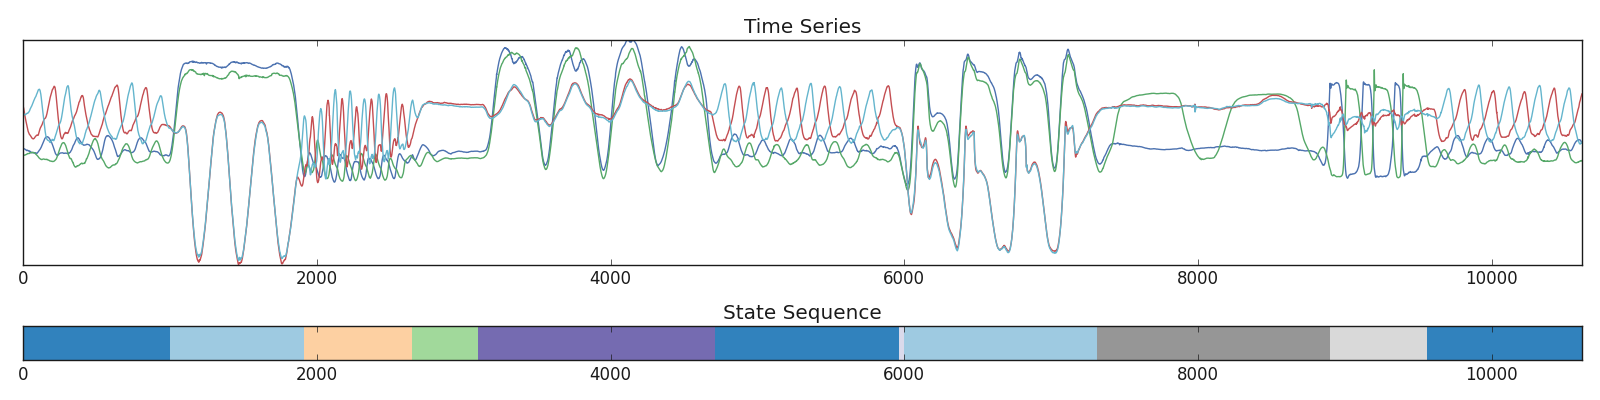

Reproduce this figure in Python.
from Time2State.time2state import Time2State
from Time2State.adapers import CausalConv_LSE_Adaper
from Time2State.clustering import DPGMM
from Time2State.default_params import *
import pandas as pd
from sklearn.preprocessing import StandardScaler
from TSpy.view import plot_mts
import matplotlib.pyplot as plt

win_size = 512
step = 50

# Load data
data = pd.read_csv('data/MoCap/4d/amc_86_02.4d', sep=' ').to_numpy()
data = StandardScaler().fit_transform(data)

# model
params_LSE['in_channels'] = data.shape[1]
params_LSE['out_channels'] = 4
params_LSE['nb_steps'] = 30
params_LSE['win_size'] = win_size
params_LSE['win_type'] = 'hanning' # {rect, hanning}

t2s = Time2State(win_size, step, CausalConv_LSE_Adaper(params_LSE), DPGMM(None), params_LSE)
t2s.fit(data, win_size, step)

plt.style.use('classic')
plot_mts(data, t2s.state_seq)
plt.savefig('demo.png')
